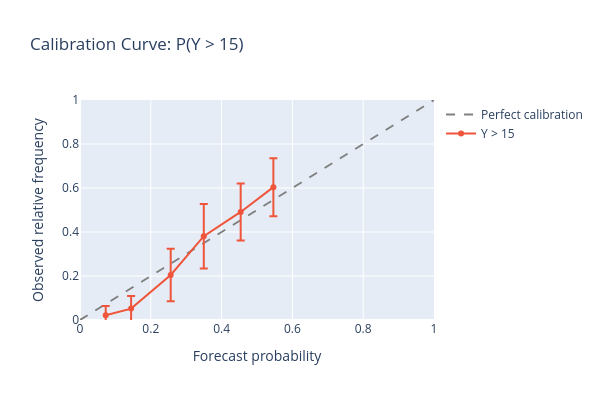

Notebook cell for this chart:
### Code cell
diagnostics.calibration_curve(threshold=15.0, n_bins=10)

### Figure 1 — Plotly figure (JSON) as saved in the notebook; plotly's stock layout.template omitted (floating-point values rounded to 4 significant figures)
{"data": [{"hoverinfo": "skip", "line": {"color": "gray", "dash": "dash"}, "mode": "lines", "name": "Perfect calibration", "type": "scatter", "x": [0, 1], "y": [0, 1]}, {"customdata": [46, 58, 44, 42, 57, 53], "error_y": {"array": [0.04214, 0.057, 0.1192, 0.1469, 0.1298, 0.1317], "type": "data", "visible": true}, "hovertemplate": "Forecast: %{x:.3f}<br>Observed: %{y:.3f}<br>Count: %{customdata}<extra></extra>", "mode": "lines+markers", "name": "Y > 15", "type": "scatter", "x": [0.07264, 0.1443, 0.2562, 0.3497, 0.4539, 0.5463], "y": [0.02174, 0.05172, 0.2045, 0.381, 0.4912, 0.6038]}], "layout": {"height": 400, "title": {"text": "Calibration Curve: P(Y > 15)"}, "width": 600, "xaxis": {"range": [0, 1], "title": {"text": "Forecast probability"}}, "yaxis": {"range": [0, 1], "title": {"text": "Observed relative frequency"}}}}
